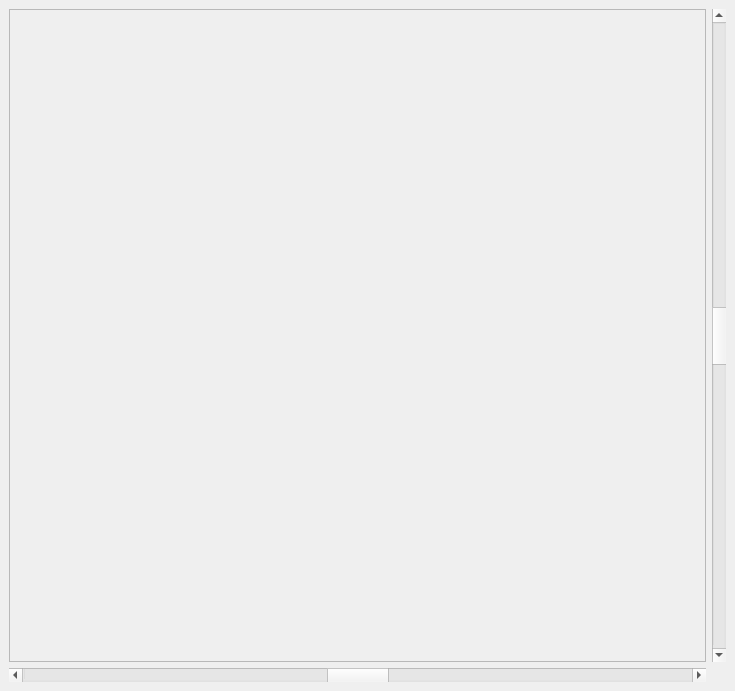
<ui version="4.0" >
 <class>MainWindow</class>
 <widget class="QWidget" name="MainWindow" >
  <property name="geometry" >
   <rect>
    <x>0</x>
    <y>0</y>
    <width>735</width>
    <height>691</height>
   </rect>
  </property>
  <property name="windowTitle" >
   <string>Axes </string>
  </property>
  <layout class="QGridLayout" >
   <property name="margin" >
    <number>9</number>
   </property>
   <property name="spacing" >
    <number>6</number>
   </property>
   <item row="0" column="2" >
    <widget class="QScrollBar" name="vSBar" >
     <property name="maximum" >
      <number>999</number>
     </property>
     <property name="singleStep" >
      <number>10</number>
     </property>
     <property name="pageStep" >
      <number>100</number>
     </property>
     <property name="value" >
      <number>500</number>
     </property>
     <property name="orientation" >
      <enum>Qt::Vertical</enum>
     </property>
    </widget>
   </item>
   <item row="1" column="1" >
    <widget class="QScrollBar" name="hSBar" >
     <property name="maximum" >
      <number>999</number>
     </property>
     <property name="singleStep" >
      <number>10</number>
     </property>
     <property name="pageStep" >
      <number>100</number>
     </property>
     <property name="value" >
      <number>500</number>
     </property>
     <property name="orientation" >
      <enum>Qt::Horizontal</enum>
     </property>
    </widget>
   </item>
   <item row="0" column="1" >
    <widget class="QSplitter" name="splitter" >
     <property name="orientation" >
      <enum>Qt::Horizontal</enum>
     </property>
     <widget class="QFrame" name="chartFrame" >
      <property name="sizePolicy" >
       <sizepolicy>
        <hsizetype>3</hsizetype>
        <vsizetype>3</vsizetype>
        <horstretch>0</horstretch>
        <verstretch>0</verstretch>
       </sizepolicy>
      </property>
      <property name="minimumSize" >
       <size>
        <width>300</width>
        <height>400</height>
       </size>
      </property>
      <property name="frameShape" >
       <enum>QFrame::StyledPanel</enum>
      </property>
      <property name="frameShadow" >
       <enum>QFrame::Raised</enum>
      </property>
     </widget>
    </widget>
   </item>
  </layout>
 </widget>
 <resources>
  <include location="BarChart" />
 </resources>
 <connections/>
</ui>
